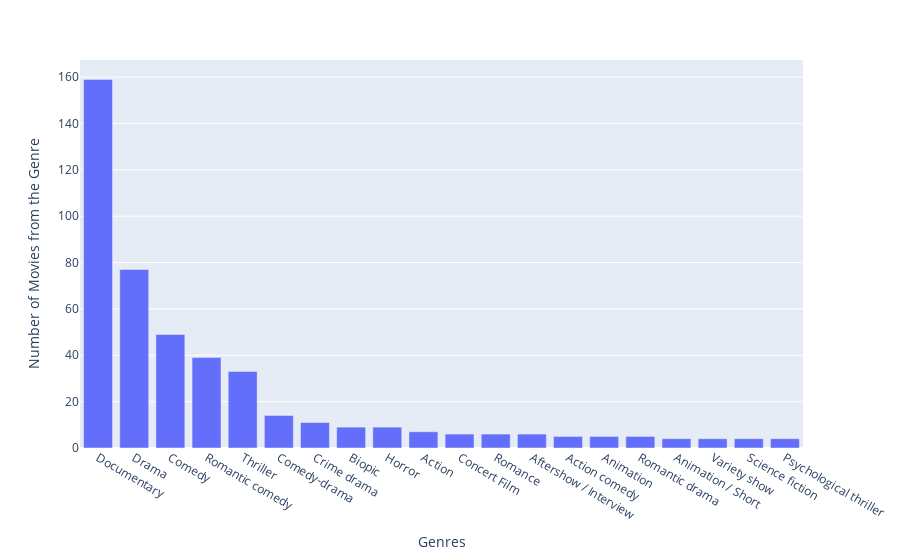

The cell this chart's notebook holds for it:
### Code cell
import plotly.express as px
fig = px.bar(data_frame=genre, x=genre.index, y=genre.values, labels={"y":"Number of Movies from the Genre", "index":"Genres"})
fig.update_layout(xaxis={"categoryorder":"total descending"})

fig.show()

### Figure 1 — Plotly figure (JSON) as saved in the notebook; plotly's stock layout.template omitted (floating-point values rounded to 4 significant figures)
{"data": [{"alignmentgroup": "True", "hovertemplate": "Genres=%{x}<br>Number of Movies from the Genre=%{y}<extra></extra>", "legendgroup": "", "marker": {"color": "#636efa", "pattern": {"shape": ""}}, "name": "", "offsetgroup": "", "orientation": "v", "showlegend": false, "textposition": "auto", "type": "bar", "x": ["Documentary", "Drama", "Comedy", "Romantic comedy", "Thriller", "Comedy-drama", "Crime drama", "Biopic", "Horror", "Action", "Concert Film", "Romance", "Aftershow / Interview", "Action comedy", "Animation", "Romantic drama", "Animation / Short", "Variety show", "Science fiction", "Psychological thriller"], "xaxis": "x", "y": [159, 77, 49, 39, 33, 14, 11, 9, 9, 7, 6, 6, 6, 5, 5, 5, 4, 4, 4, 4], "yaxis": "y"}], "layout": {"barmode": "relative", "legend": {"tracegroupgap": 0}, "margin": {"t": 60}, "xaxis": {"anchor": "y", "categoryorder": "total descending", "domain": [0, 1], "title": {"text": "Genres"}}, "yaxis": {"anchor": "x", "domain": [0, 1], "title": {"text": "Number of Movies from the Genre"}}}}
